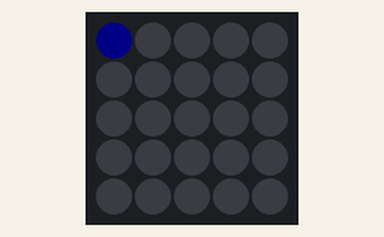
Bench run of a sketch on a simulated ESP32. Parts: 5×5 RGB LED matrix (first LED top left, wired row by row). Dim RGB values are drawn brighter than linear; WiFi joins after 1.5 s; servers stay silent unless stated; uploads are accepted with an empty reply; random numbers use the default seed unless the sketch sets one; not simulated (calls return 0 or success): secrets.h. At 3.8 s the program puts the board to deep sleep or switches it off; the recording ends there.

Above: at 0.1 s.
At 0.6 s:
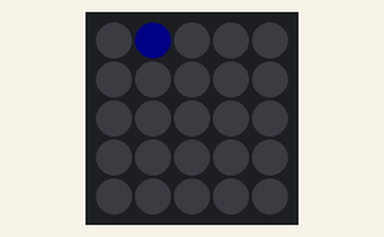
At 1.1 s:
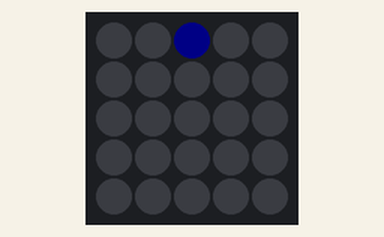
At 1.8 s:
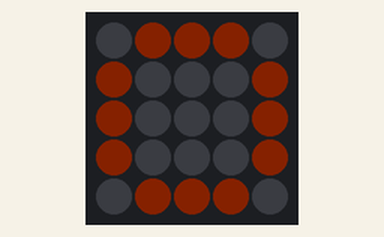

Measured:
- what the display in image 1 shows lasts 0.5 s, from 0.5 s to 1.0 s
- what the display in image 2 shows lasts 0.7 s, from 1.0 s to 1.7 s
- what the display in image 3 shows lasts 2.0 s, from 1.7 s to 3.7 s

The sketch:

tadaima-atom.ino
```cpp
#include <M5Atom.h>
#include <WiFi.h>
#include <HTTPClient.h>
#include "secrets.h"

const char* MESSAGE = "ただいま！！";
const int MAX_RETRIES = 5;

const uint8_t RING[] = {0,1,2,3,4, 9,14,19, 24,23,22,21,20, 15,10,5};

// 成功時パターン（255 = 終端）
//   インデックス = 行*5 + 列（0〜24）
// . . . . .
// . O . O .
// . . . . .
// O . . . O
// . O O O .
const uint8_t P_HAPPY[]    = {6,8, 15,19, 21,22,23, 255};

// . O . O .
// O O O O O
// O O O O O
// . O O O .
// . . O . .
const uint8_t P_HEART[]    = {1,3, 5,6,7,8,9, 10,11,12,13,14, 16,17,18, 22, 255};

// . . O . .
// . . O . .
// O O O O O
// . . O . .
// . . O . .
const uint8_t P_STAR[]     = {2, 7, 10,11,12,13,14, 17, 22, 255};

// O . O . O
// O O O O O
// . O O O .
// . O O O .
// . O O O .
const uint8_t P_CROWN[]    = {0,2,4, 5,6,7,8,9, 11,12,13, 16,17,18, 21,22,23, 255};

// . . O O .
// . . O . .
// . O O . .
// . O . . .
// O O . . .
const uint8_t P_LIGHTNING[]= {3,4, 7, 11,12, 16, 20,21, 255};

// . . O . .
// . O . O .
// O . . . O
// . O . O .
// . . O . .
const uint8_t P_DIAMOND[]  = {2, 6,8, 10,14, 16,18, 22, 255};

// . . O . .
// . O . O .
// O O O O O
// . O . O .
// . . O . .
const uint8_t P_FLOWER[]   = {2, 6,8, 10,11,12,13,14, 16,18, 22, 255};

// O . O . O
// . O . O .
// O . O . O
// . O . O .
// O . O . O
const uint8_t P_CHECKER[]  = {0,2,4, 6,8, 10,12,14, 16,18, 20,22,24, 255};

// . . O . .
// . O O O .
// O . O . O
// . . O . .
// . . O . .
const uint8_t P_UPARROW[]  = {2, 6,7,8, 10,12,14, 17, 22, 255};

// . O O O .
// O . . . O
// O . . . O
// O . . . O
// . O O O .
const uint8_t P_FRAME[]    = {1,2,3, 5,9, 10,14, 15,19, 21,22,23, 255};

const uint8_t* SUCCESS_PATTERNS[] = {
  P_HAPPY, P_HEART, P_STAR, P_CROWN, P_LIGHTNING,
  P_DIAMOND, P_FLOWER, P_CHECKER, P_UPARROW, P_FRAME
};
const uint32_t SUCCESS_COLORS[] = {
  0x003300, // 緑
  0x330033, // マゼンタ
  0x333300, // 黄
  0x003333, // シアン
  0x332200, // オレンジ
  0x000033, // 青
  0x113300, // 黄緑
  0x222222, // 白（暗め）
  0x001133, // 水色
  0x331100, // 琥珀
};
const int NUM_PATTERNS = 10;

// 失敗時：泣き顔（赤）
const uint8_t P_SAD[] = {6,8, 16,17,18, 20,24, 255};

void clearDisplay() {
  M5.dis.fillpix(0x000000);
}

void drawPattern(const uint8_t* pixels, uint32_t color) {
  M5.dis.fillpix(0x000000);
  for (int i = 0; pixels[i] != 255; i++) {
    M5.dis.drawpix(pixels[i], color);
  }
}

void setup() {
  M5.begin(true, false, true);
  randomSeed(esp_random());

  bool connected = false;
  int ringIdx = 0;

  for (int attempt = 0; attempt < MAX_RETRIES && !connected; attempt++) {
    WiFi.begin(WIFI_SSID, WIFI_PASS);
    int tries = 0;
    while (WiFi.status() != WL_CONNECTED && tries < 20) {
      clearDisplay();
      M5.dis.drawpix(RING[ringIdx % 16], 0x000033);
      ringIdx++;
      delay(500);
      tries++;
    }
    if (WiFi.status() == WL_CONNECTED) {
      connected = true;
    } else {
      WiFi.disconnect(true);
      delay(1000);
    }
  }

  if (connected) {
    HTTPClient http;
    http.begin(NTFY_URL);
    http.addHeader("Content-Type", "text/plain; charset=utf-8");
    int code = http.POST(MESSAGE);
    http.end();

    if (code == 200) {
      int idx = random(NUM_PATTERNS);
      drawPattern(SUCCESS_PATTERNS[idx], SUCCESS_COLORS[idx]);
    } else {
      drawPattern(P_SAD, 0x330000);
    }
  } else {
    drawPattern(P_SAD, 0x330000);
  }

  delay(2000);
  clearDisplay();
  delay(100);
  WiFi.disconnect(true);

  esp_sleep_enable_ext0_wakeup(GPIO_NUM_39, 0);
  esp_deep_sleep_start();
}

void loop() {}
```
